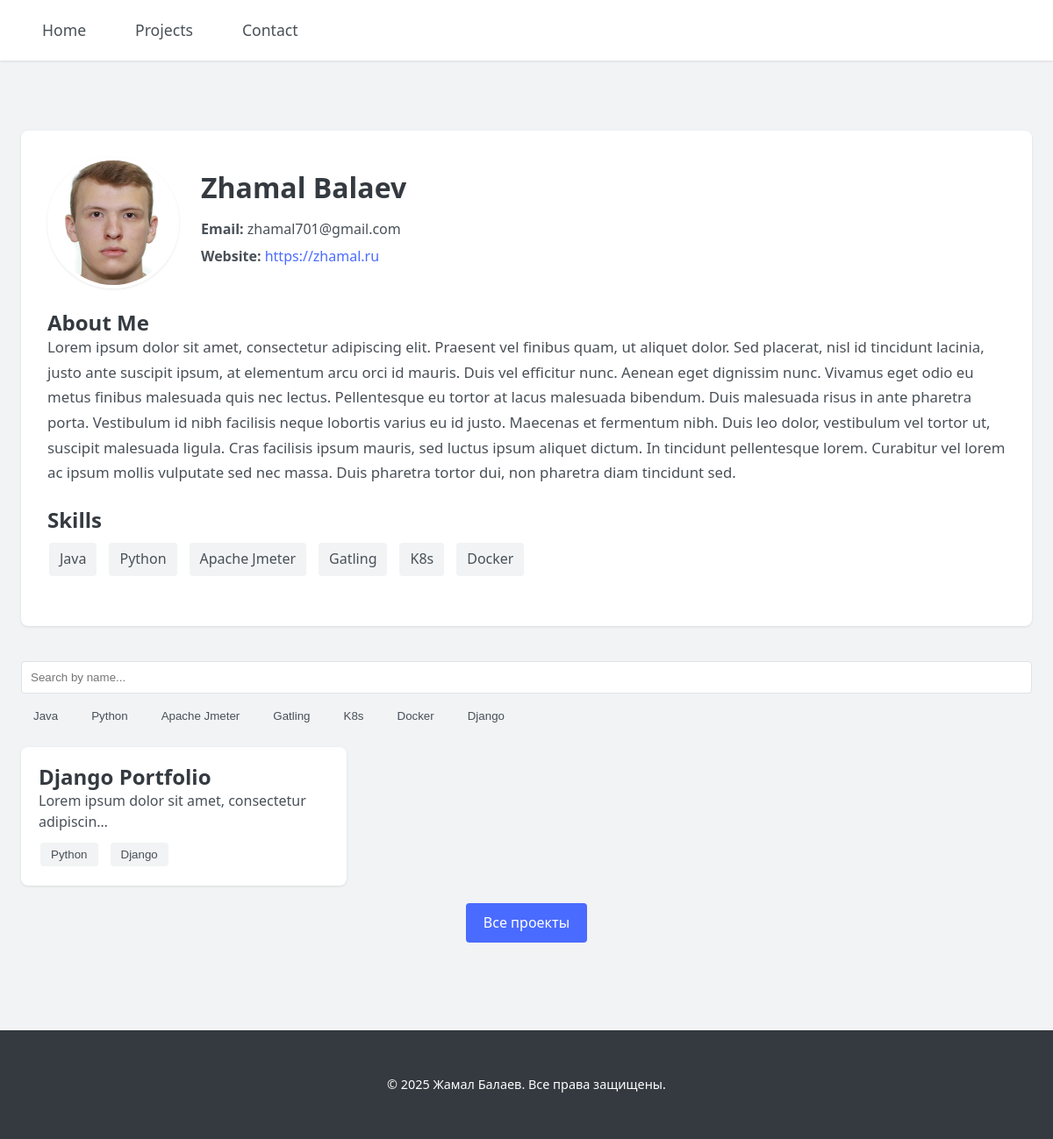
The page / on the database its author committed.
### main/models.py (models this page shows, shortened)
class Resume(models.Model):
    name = models.CharField(max_length=200)
    surname = models.CharField(max_length=200)
    email = models.EmailField()
    about = models.TextField()
    skills = models.ManyToManyField(Tag, related_name='skill')
    links = models.URLField(max_length=200, blank=True)
    @classmethod
    def get_solo(cls):
        obj, created = cls.objects.get_or_create(pk=1)
        return obj
    class Meta:
        verbose_name = "Resume"
        verbose_name_plural = "Resume"

class ResumeImage(models.Model):
    resume = models.ForeignKey(
        Resume, on_delete=models.CASCADE, related_name='images', default=Resume.get_solo
    )
    image = models.ImageField(upload_to='resume_images/')

class Tag(models.Model):
    name = models.CharField(max_length=100, unique=True)
    def __str__(self):
        return self.name

class Project(models.Model):
    title = models.CharField(max_length=200)
    description = models.TextField()
    tags = models.ManyToManyField(Tag, related_name='projects')
    link = models.URLField(max_length=200, blank=True)

### main/views.py (the view)
# urls.py: path("", views.home, name="home"),
def home(request):
    resume = Resume.get_solo()
    projects = Project.objects.all()
    tags = Tag.objects.all()
    return render(request, 'home.html', {"projects": projects, "tags": tags, "resume": resume})

### main/templates/home.html (shortened to what this page needs)
{% extends 'base.html' %}
{% load static %}
{%block extrahead %}
<link rel="stylesheet" href="{% static 'css/home.css' %}">
{%endblock extrahead %}
{% block content %}
    {% if resume %}
    <section class="resume-section">
        <div class="resume-header">
            {% if resume.images.first %}
            <img src="{{ resume.images.first.image.url }}" alt="{{ resume.name }} {{ resume.surname }}" class="resume-photo">
            {% endif %}
            <div class="resume-info">
                <h1>{{ resume.name }} {{ resume.surname }}</h1>
                <div class="contact-info">
                    <p><strong>Email:</strong> {{ resume.email }}</p>
                    {% if resume.links %}
                    <p><strong>Website:</strong> <a href="{{ resume.links }}" target="_blank">{{ resume.links }}</a></p>
                    {% endif %}
                </div>
            </div>
        </div>
        <div class="resume-about">
            <h2>About Me</h2>
            <p>{{ resume.about }}</p>
        </div>
        <div class="resume-skills">
            <h2>Skills</h2>
            <div class="tags-list">
                {% for skill in resume.skills.all %}
                    <span class="tag">{{ skill.name }}</span>
                {% endfor %}
            </div>
        </div>
    </section>
    {% endif %}
    <div class="filters">
        <input type="text" id="name-search" placeholder="Search by name...">
        <div class="tags-list">
            {% for tag in tags %}
                <button class="tag" data-tag="{{tag.name|lower}}">{{ tag.name }}</button>
            {% endfor %}
        </div>
    </div>
    <div class="projects-list">
        {% for project in projects|slice:":3" %}
        <div class="project" data-name="{{ project.title|lower }}" data-tag="{{ project.tags.all|join:', '|lower }}">
            <h2><a href="{% url 'project' project.id %}">{{ project.title }}</a></h2>
            <p>
                {{ project.description|truncatechars:50 }}
            </p>
            <div class="tags-list">
                {% for tag in project.tags.all %}
                    <button class="tag-static">{{ tag.name }}</button>
                {% endfor %}
            </div>
        </div>
        {% endfor %}
    </div>
    <div class="project-links">
        <a href="/projects" class="project-link">Все проекты</a>
    </div>
{% endblock content %}

### main/static/css/base.css (style rules this page uses)
:root { --primary: #2E5BFF; --primary-hover: #1E4BFF; --primary-light: #E0E7FF; --secondary: #00C6AE; --dark: #1E1E2D; --gray-dark: #4A4A6A; --gray-medium: #8C8CA1; --gray-light: #F4F6FA; --white: #FFFFFF; --shadow-sm: 0 2px 6px rgba(0, 0, 0, 0.08); --shadow-md: 0 6px 20px rgba(0, 0, 0, 0.12); --radius-sm: 8px; --radius-md: 12px; --transition: all 0.2s ease; }
*, *::before, *::after { box-sizing: border-box; margin: 0; padding: 0; }
body { height: 100%; margin: 0; padding: 0; font-family: 'Inter', -apple-system, BlinkMacSystemFont, sans-serif; line-height: 1.6; background-color: var(--gray-light); color: var(--dark); -webkit-font-smoothing: antialiased; }
h1, h2, h3 { font-weight: 700; line-height: 1.2; color: var(--dark); }
a { color: var(--primary); text-decoration: none; transition: var(--transition); }
h1 { text-align: center; font-size: 2.8rem; margin-bottom: 20px; }

### main/static/css/home.css (style rules this page uses)
:root { --primary: #4a6bff; --primary-light: #e0e6ff; --primary-dark: #3a56cc; --secondary: #6c757d; --success: #28a745; --danger: #dc3545; --warning: #ffc107; --info: #17a2b8; --light: #f8f9fa; --dark: #343a40; --white: #ffffff; --gray-light: #f1f3f5; --gray-medium: #dee2e6; --gray-dark: #495057; --shadow-sm: 0 1px 3px rgba(0,0,0,0.1); --shadow-md: 0 4px 6px rgba(0,0,0,0.1); --shadow-lg: 0 10px 15px rgba(0,0,0,0.1); --radius-sm: 4px; --radius-md: 8px; --radius-lg: 12px; --transition: all 0.2s ease; }
html, body { height: 100%; margin: 0; padding: 0; font-family: 'Segoe UI', Tahoma, Geneva, Verdana, sans-serif; line-height: 1.6; color: var(--dark); background-color: var(--gray-light); }
.filters { margin-bottom: 20px; }
#name-search { padding: 10px; margin-bottom: 10px; width: 100%; border: 1px solid var(--gray-medium); border-radius: var(--radius-sm); background-color: var(--white); color: var(--dark); transition: var(--transition); }
.tags-list { display: flex; flex-wrap: wrap; gap: 10px; }
.tag { cursor: pointer; background-color: var(--gray-light); border: none; padding: 6px 12px; margin: 2px; border-radius: var(--radius-sm); color: var(--gray-dark); font-weight: 500; transition: var(--transition); }
.tag-static { cursor: default; background-color: var(--gray-light); border: none; padding: 6px 12px; margin: 2px; border-radius: var(--radius-sm); color: var(--gray-dark); font-weight: 500; user-select: text; display: inline-block; pointer-events: none; }
.projects-list { margin-top: 20px; display: grid; grid-template-columns: repeat(auto-fill, minmax(300px, 1fr)); gap: 20px; }
.project { background-color: var(--white); padding: 20px; border-radius: var(--radius-md); box-shadow: var(--shadow-sm); transition: var(--transition); }
.project h2 { margin-top: 0; color: var(--dark); }
.project h2 a { color: inherit; text-decoration: none; }
.project p { margin-bottom: 10px; line-height: 1.5; color: var(--gray-dark); }
.project-links { margin-top: 20px; text-align: center; }
.project-link { display: inline-block; padding: 10px 20px; margin: 0 10px; background-color: var(--primary); color: var(--white); text-decoration: none; border-radius: var(--radius-sm); transition: var(--transition); font-weight: 500; }
.resume-section { background-color: var(--white); padding: 30px; margin-bottom: 40px; border-radius: var(--radius-md); box-shadow: var(--shadow-sm); transition: var(--transition); }
.resume-header { display: flex; align-items: center; gap: 25px; margin-bottom: 25px; }
.resume-photo { width: 150px; height: 150px; border-radius: 50%; object-fit: cover; border: 4px solid var(--white); box-shadow: var(--shadow-sm); }
.resume-info h1 { margin: 0; color: var(--dark); font-size: 2rem; font-weight: 700; }
.contact-info { margin-top: 15px; }
.contact-info p { margin: 6px 0; color: var(--gray-dark); font-size: 1rem; }
.contact-info a { color: var(--primary); text-decoration: none; transition: var(--transition); }
.resume-about, .resume-skills, .resume-links { margin-bottom: 25px; }
.resume-about p { color: var(--gray-dark); line-height: 1.7; margin: 0; font-size: 1.05rem; }
.resume-skills .tags-list { margin-top: 10px; }

### rows shown on the page
Resume: images.first.image (picture), name "Zhamal", surname "Balaev", email "zhamal701@gmail.com", links "https://zhamal.ru", about "Lorem ipsum dolor sit amet, consectetur adipiscing elit. Praesent vel finibus quam, ut aliquet dolor. Sed placerat, nisl id tincidunt lacinia, justo ante suscipit ipsum, at elementum arcu orci id mauris. Duis vel efficitur nunc. Aenean eget dignissim nunc. Vivamus eget odio eu metus finibus malesuada quis nec lectus. Pellentesque eu tortor at lacus malesuada bibendum. Duis malesuada risus in ante pharetra porta. Vestibulum id nibh facilisis neque lobortis varius eu id justo. Maecenas et fermentum nibh. Duis leo dolor, vestibulum vel tortor ut, suscipit malesuada ligula. Cras facilisis ipsum mauris, sed luctus ipsum aliquet dictum. In tincidunt pellentesque lorem. Curabitur vel lorem ac…"
Tag: name "Java"
Tag: name "Python"
Tag: name "Apache Jmeter"
Tag: name "Gatling"
Tag: name "K8s"
Tag: name "Docker"
Tag: name "Django"
Project: title "Django Portfolio", description "Lorem ipsum dolor sit amet, consectetur adipiscin…"
